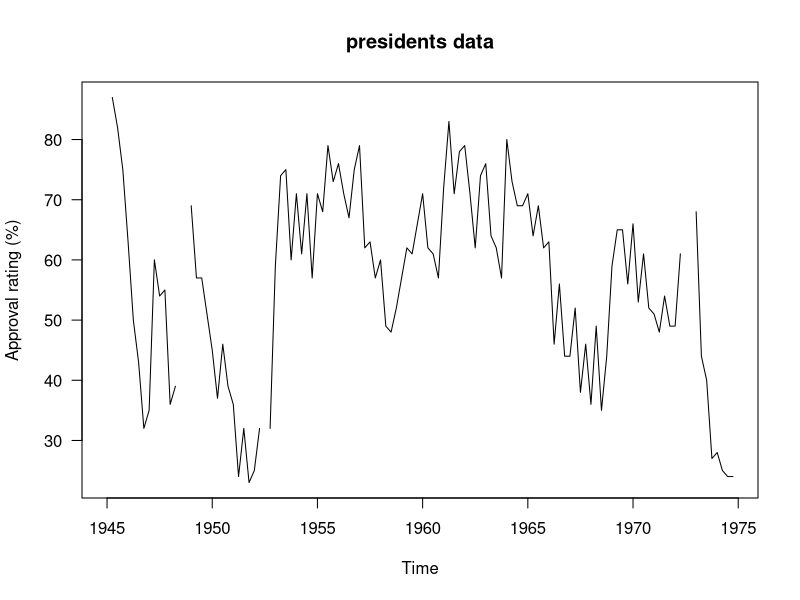
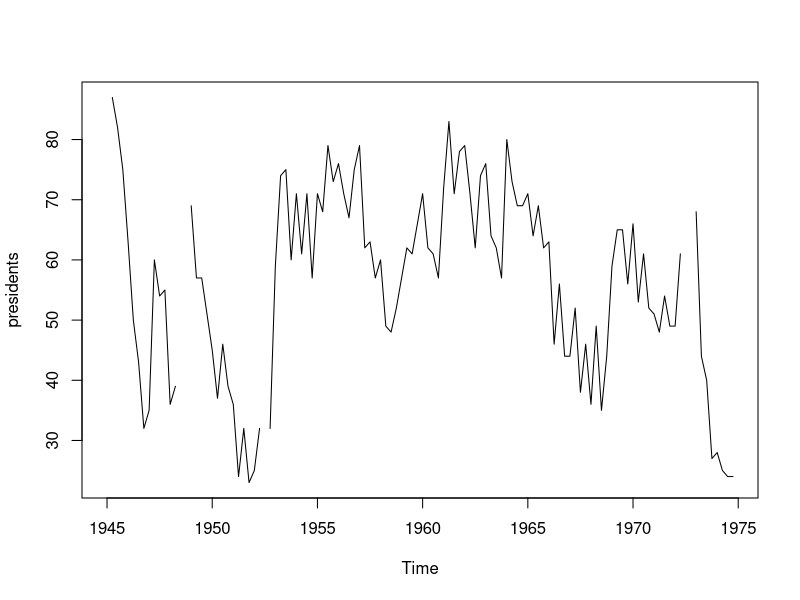

Source code (R) for these figures, in order:
## ---- chunk 1
a = 150
b = 30
c = 150 - 30
print(c)
## ---- chunk 2
d <- 4%%2
print(d)
## ---- chunk 3
cosgrad = cos(360*pi/180)
print(cosgrad)
## ---- chunk 4
print(log(exp(1)))
## ---- chunk 5
print(tan(180*pi/180))
## ---- chunk 6
print(abs(-12312))
## ---- chunk 7
print(exp(3))
## ---- chunk 8
print(log2(8))
## ---- chunk 9
print(2**6)
## ---- chunk 10
print(35%/%3)
## ---- chunk 11
es_animal <- TRUE
print(es_animal)
es_flor <- FALSE
print(es_flor)

x <- 5 >= 4
print(x)
x <- 5 > 4
print(x)
x <- 5 == 4
print(x)
x <- 5 <= 4
print(x)
x <- 5 < 4
print(x)
x <- (TRUE | FALSE)
print(x)
x <- (TRUE & FALSE)
print(x)
x <- (TRUE & FALSE) | (TRUE | FALSE)
print(x)
## ---- chunk 12
animales <- factor(c("caballo", "vaca", "cerdo", "gallina"))
print(animales)
flores <- factor(c("girasol", "tulipán", "rosa", "lirio"))
print(flores)
## ---- chunk 13
genero <- c("M", "F", "F", "M", "F", "M", "M")

datos <- data.frame(genero)
tabla <- table(datos$genero)

print(tabla)
## ---- chunk 14
complejo <- complex(real = 4, imaginary = 1)
print(complejo)
## ---- chunk 15
#x tomará el valor de la cantidad de victorias introducida por el usuario.
cachipun <- function(x){
  #Se empieza con 0 puntos tanto para el usuario como para la máquina.
  humano <- 0
  pc <- 0
  
  #Mientras ninguno de los dos alcance los puntos necesarios, seguirá repitiendo
  #el ciclo.
  while(humano != x && pc != x){
    #Se genera un número al azar entre 1 y 3.
    puntopc = sample(1:3, 1)
    #Se pide un número al usuario entre 1 y 3.
    puntoh = as.integer(readline(prompt="Ingrese: 1. Piedra 2. Papel 3. Tijeras: "))
    
    #Si el usuario escoge piedra, se analizan los 3 posibles casos que escoja la máquina.
    if(puntoh == 1){
      print("Tú: Piedra")
      if(puntopc == 2){
        print("PC: Papel")
        print("Gana en esta ronda PC")
        #Se aumenta 1 al contador de la máquina.
        pc = pc + 1
      }else if(puntopc == 3){
        print("PC: Tijeras")
        print("Ganas en esta ronda")
        #Se aumenta 1 al contador del usuario.
        humano = humano + 1
      }else{
        print("PC: Piedra")
        print("Empate")
      }
    #Si el usuario escoge papel, se analizan los 3 posibles casos que escoja la máquina.
    }else if(puntoh == 2){
      print("Tú: Papel")
      if(puntopc == 1){
        print("PC: Piedra")
        print("Ganas en esta ronda")
        humano = humano + 1
      }else if(puntopc == 3){
        print("PC: Tijeras")
        print("Gana en esta ronda PC")
        pc = pc + 1
      }else{
        print("PC: Papel")
        print("Empate")
      }
    #Si el usuario escoge tijeras, se analizan los 3 posibles casos que escoja la máquina.
    }else if(puntoh == 3){
      print("Tú: Tijeras")
      if(puntopc == 1){
        print("PC: Piedra")
        print("Gana en esta ronda PC")
        pc = pc + 1
      }else if(puntopc == 2){
        print("PC: Papel")
        print("Ganas en esta ronda")
        humano = humano + 1
      }else{
        print("PC: Tijeras")
        print("Empate")
      }
    #Si el usuario escoge otro número, se repite la pregunta. 
    }else{
      print("Elección incorrecta")
    }
  }
  
  #Si los puntos del humano son mayores al de la máquina, gana el usuario.
  if(humano > pc){
    print(paste("Ganaste con ", humano, " puntos."))
    print(paste("El computador perdió con", pc, " puntos."))
  #Caso contrario, gana la máquina.
  }else{
    print(paste("Ganó el computador con", pc, " puntos."))
    print(paste("Perdiste con", humano, " puntos."))
  }
}
## ---- chunk 16
#Aquí se introduce la cantidad de victorias necesarias para ganar el juego.
#x_1 <- as.integer(readline(prompt="Por favor, ingrese la cantidad de victorias: "))
## ---- chunk 17
#Se llama la función con el número anterior.
#cachipun(x_1)
## ---- chunk 18
#Por favor, ingrese la cantidad de victorias: 1
#Ingrese: 1. Piedra 2. Papel 3. Tijeras: 3
#[1] "Tú: Tijeras"
#[1] "PC: Piedra"
#[1] "Gana en esta ronda PC"
#[1] "Ganó el computador con 1  puntos."
#[1] "Perdiste con 0  puntos."

## ---- chunk 19
require(stats); require(graphics)
plot(presidents, las = 1, ylab = "Approval rating (%)",
     main = "presidents data")
## ---- chunk 20
help(presidents)
## ---- chunk 21
summary(presidents) 
## ---- chunk 22
plot(presidents) 
